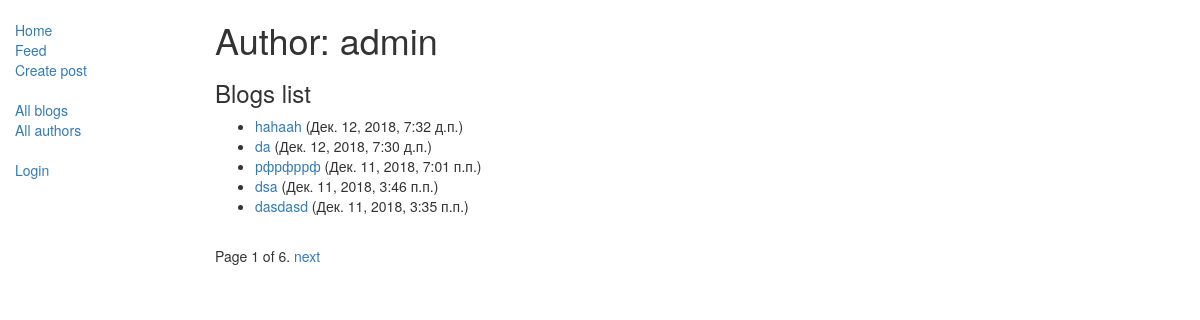
The page /blog/author/1 on the database its author committed.
### blog/models.py (models this page shows, shortened)
class Author(models.Model):
    user = models.OneToOneField(User, on_delete=models.CASCADE)
    following = models.ManyToManyField('Author', related_name='followers', null=True, blank=True)
    class Meta:
        ordering = ["user"]
    def __str__(self):
        return self.user.username

class Blog(models.Model):
    title = models.CharField(max_length=200)
    author = models.ForeignKey(Author, on_delete=models.SET_NULL, null=True)
    text = models.TextField()
    post_date = models.DateTimeField(auto_now_add=True)
    readedby = models.ManyToManyField('Author', related_name='readed', null=True, blank=True)
    class Meta:
        ordering = ['-post_date']
    def get_absolute_url(self):
        return reverse('blog-detail', args=[str(self.id)])

### blog/views.py (the view)
# urls.py: path('author/<int:pk>', views.BlogListbyAuthorView.as_view(), name='blogs-by-author'),
class BlogListbyAuthorView(generic.ListView):
    model = Blog
    paginate_by = 5
    template_name = 'blog/blog_list_by_author.html'
    def get_queryset(self):
        id = self.kwargs['pk']
        target_author = get_object_or_404(Author, pk = id)
        return Blog.objects.filter(author=target_author)
    def get_context_data(self, **kwargs):
        context = super(BlogListbyAuthorView, self).get_context_data(**kwargs)
        id = self.kwargs['pk']
        author = get_object_or_404(Author, pk = id)
        context['author'] = author
        if not self.request.user.is_anonymous:
            if author.following.filter(user=self.request.user).exists():
                context['is_followed'] = True
            else:
                context['is_followed'] = False
        return context

### blog/templates/blog/blog_list_by_author.html (shortened to what this page needs)
{% extends "base.html" %}
{% block content %}
    <h1>Author: {{author}}</h1>
    {% if blog_list %}
    <h3>Blogs list</h3>
    <ul>
      {% for blog in blog_list %}
      <li>
        <a href="{{ blog.get_absolute_url }}">{{ blog.title }}</a> ({{blog.post_date}})</a>
      </li>
      {% endfor %}
    </ul>
    {% else %}
      <p>Author has no posts yet.</p>
    {% endif %}
{% endblock %}

### rows shown on the page
Author: user.username "admin"
Blog: title "hahaah", post_date "Дек. 12, 2018, 7:32 д.п."
Blog: title "da", post_date "Дек. 12, 2018, 7:30 д.п."
Blog: title "рфрфррф", post_date "Дек. 11, 2018, 7:01 п.п."
Blog: title "dsa", post_date "Дек. 11, 2018, 3:46 п.п."
Blog: title "dasdasd", post_date "Дек. 11, 2018, 3:35 п.п."

### other values the page prints
{{ page_obj.number }} "1"
{{ page_obj.paginator.num_pages }} "6"
